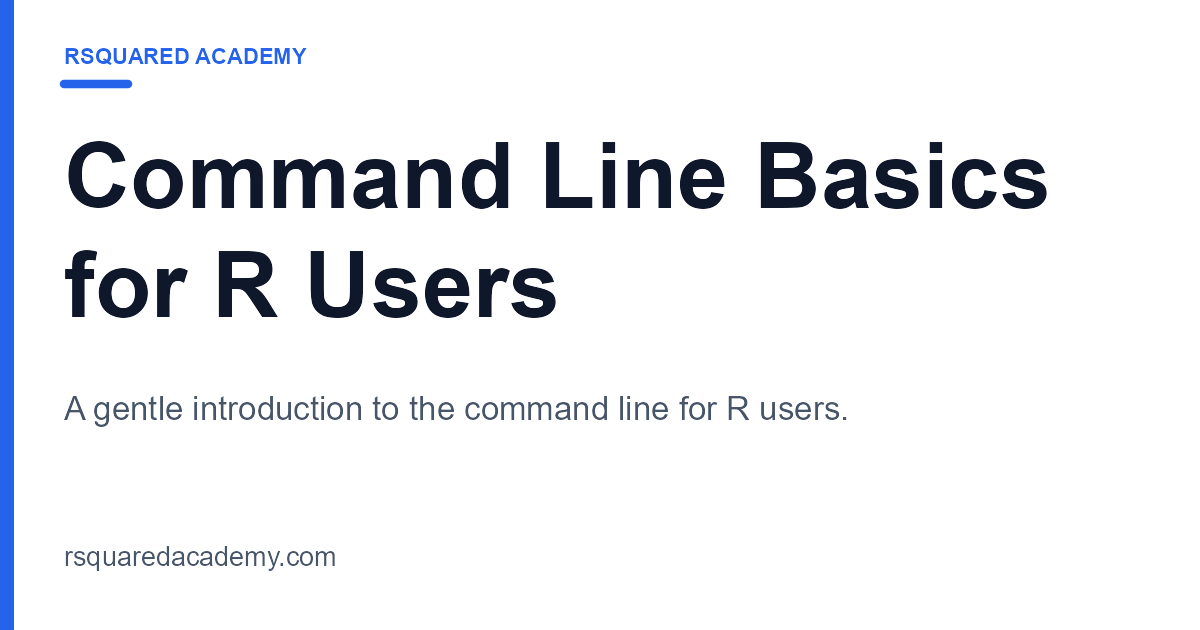

The script that drew this image:
# img/social-card.R — social share card (Open Graph / Twitter) for this book.
#
# Builds img/social-card.png at exactly 1200 x 630 px, the share image wired up
# in _quarto.yml (`image`, and the book-wide default `book: image`).
#
# Run from the repo root:  Rscript img/social-card.R
# Needs: ggplot2, ragg (which brings systemfonts), png.

library(ggplot2)

out <- "img/social-card.png"

width <- 1200
height <- 630
pad <- 64 # nothing is drawn inside this frame

ink <- "#0f172a"
muted <- "#475569"
brand <- "#2563eb"

subtitle <- "A gentle introduction to the command line for R users."
site <- "rsquaredacademy.com"
eyebrow <- "RSQUARED ACADEMY"

# Prefer a modern grotesque, fall back to whatever bold sans exists.
has_bold <- function(family) {
  path <- if (exists("match_fonts", envir = asNamespace("systemfonts"))) {
    systemfonts::match_fonts(family, weight = "bold")$path
  } else {
    systemfonts::match_font(family, bold = TRUE)$path
  }
  length(path) == 1L && !is.na(path) && nzchar(path)
}

font_family <- local({
  candidates <- c(
    "Inter", "Segoe UI Variable Display", "Segoe UI",
    "Helvetica Neue", "Arial", "DejaVu Sans"
  )
  for (f in candidates) {
    if (has_bold(f)) {
      return(f)
    }
  }
  "sans"
})

# Title breaks after "Basics": 19 / 11 characters, a comfortable rag.
title_lines <- c("Command Line Basics", "for R Users")

# Sizes below are in pixels; the device is 72 dpi so 1 pt == 1 px. ggplot2
# wants its text size in millimetres, hence the division by PT.
PT <- 72.27 / 25.4

# Largest size at which every title line fits the text column (never < 48 px).
text_width <- width - 2 * pad - 24
fit_size <- function(lines, max_size, min_size = 48) {
  size <- max_size
  while (size > min_size &&
    any(systemfonts::string_width(lines, family = font_family, size = size,
      weight = "bold") > text_width)) {
    size <- size - 1
  }
  size
}

title_size <- fit_size(title_lines, 92)
line_gap <- round(title_size * 1.18)
title_top <- height - 208

card <- ggplot() +
  coord_cartesian(
    xlim = c(0, width), ylim = c(0, height), expand = FALSE, clip = "off"
  ) +
  theme_void() +
  theme(
    plot.background = element_rect(fill = "white", colour = NA),
    plot.margin = margin(t = 0, r = 0, b = 0, l = 0)
  ) +
  # brand-blue edge bar
  annotate(
    "rect", xmin = 0, xmax = 14, ymin = 0, ymax = height,
    fill = brand, colour = NA
  ) +
  # eyebrow + rule
  annotate(
    "text",
    x = pad, y = title_top + line_gap + 35,
    label = eyebrow, hjust = 0, vjust = 0,
    family = font_family, fontface = "bold", size = 22 / PT,
    colour = brand
  ) +
  annotate(
    "segment",
    x = pad, xend = pad + 64,
    y = title_top + line_gap + 15, yend = title_top + line_gap + 15,
    linewidth = 4, lineend = "round", colour = brand
  ) +
  # title, one annotate per line so each keeps its own baseline
  annotate(
    "text",
    x = pad, y = title_top - (seq_along(title_lines) - 1) * line_gap,
    label = title_lines, hjust = 0, vjust = 0,
    family = font_family, fontface = "bold", size = title_size / PT,
    colour = ink
  ) +
  annotate(
    "text",
    x = pad, y = title_top - length(title_lines) * line_gap + 30,
    label = subtitle, hjust = 0, vjust = 1,
    family = font_family, size = 33 / PT, colour = muted
  ) +
  # footer
  annotate(
    "text",
    x = pad, y = pad, label = site,
    hjust = 0, vjust = 0,
    family = font_family, size = 27 / PT, colour = muted
  )

ragg::agg_png(
  out, width = width, height = height, units = "px",
  res = 72, scaling = 1, background = "white"
)
print(card)
invisible(dev.off())

message("wrote ", out, " (", width, "x", height, " px)")
